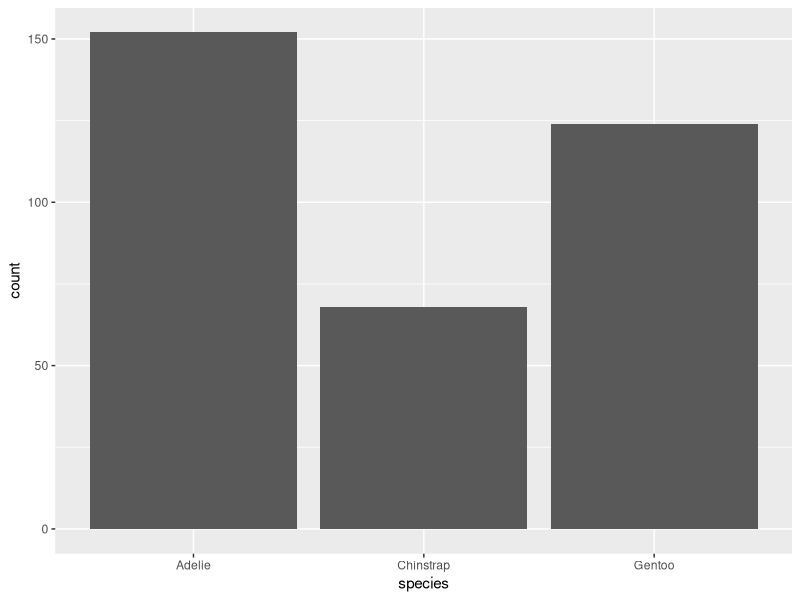
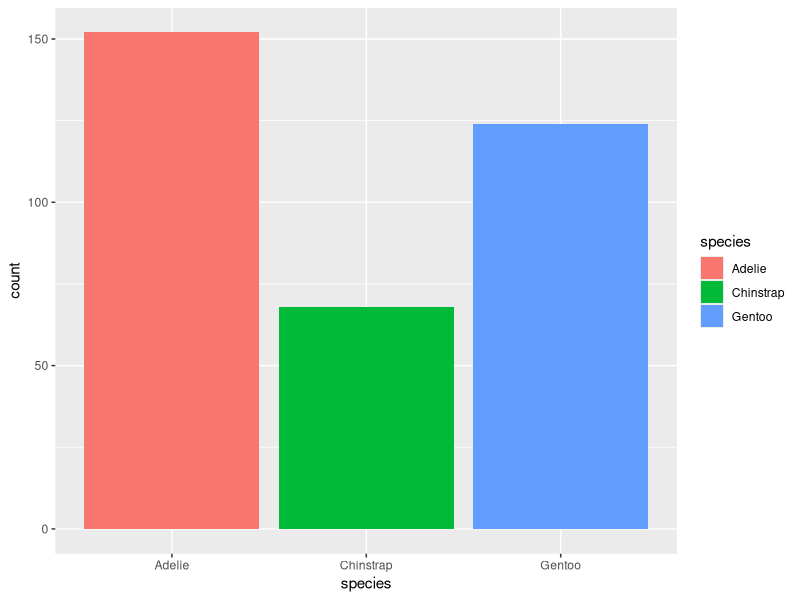
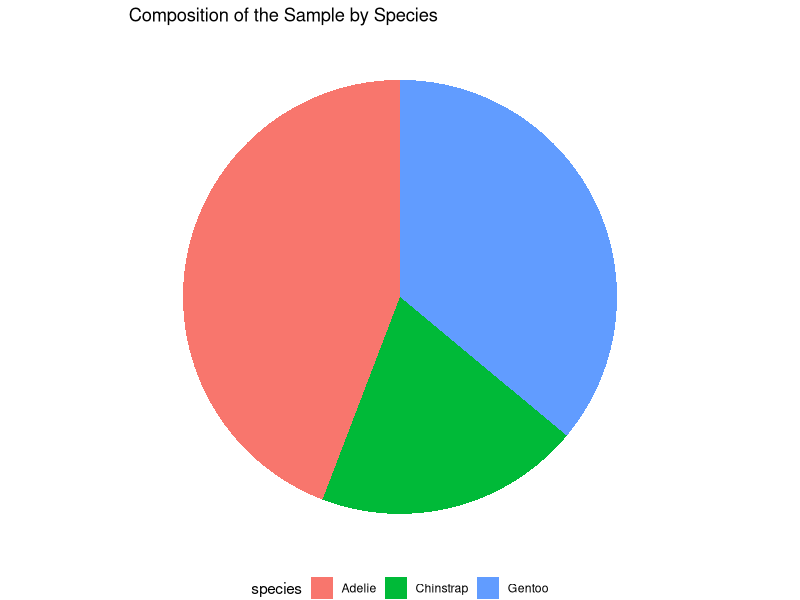
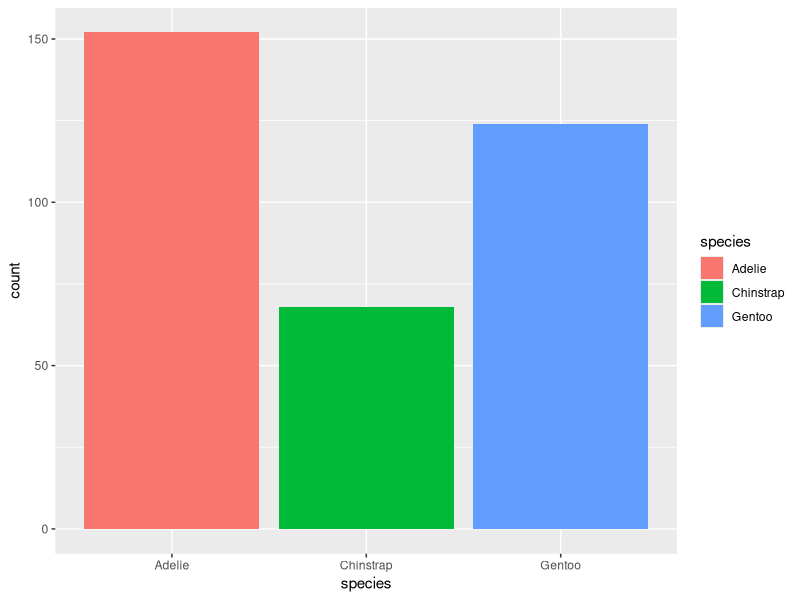
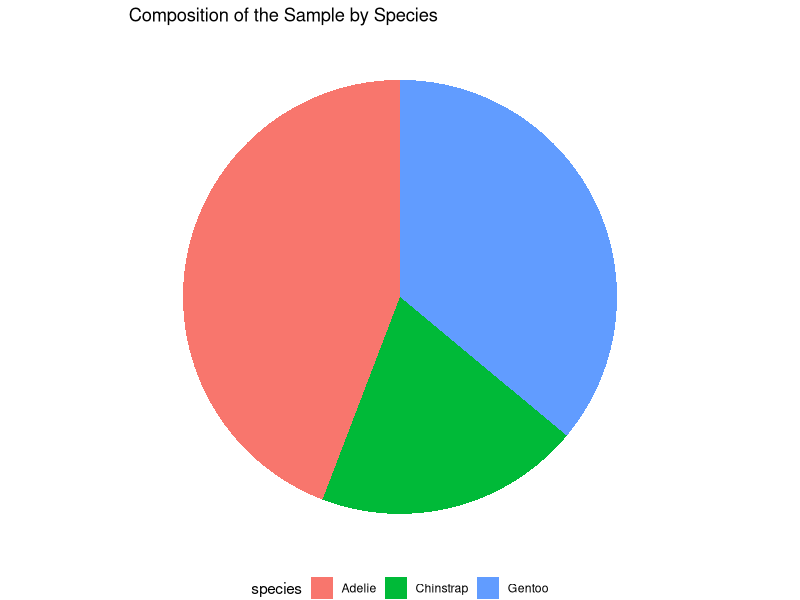
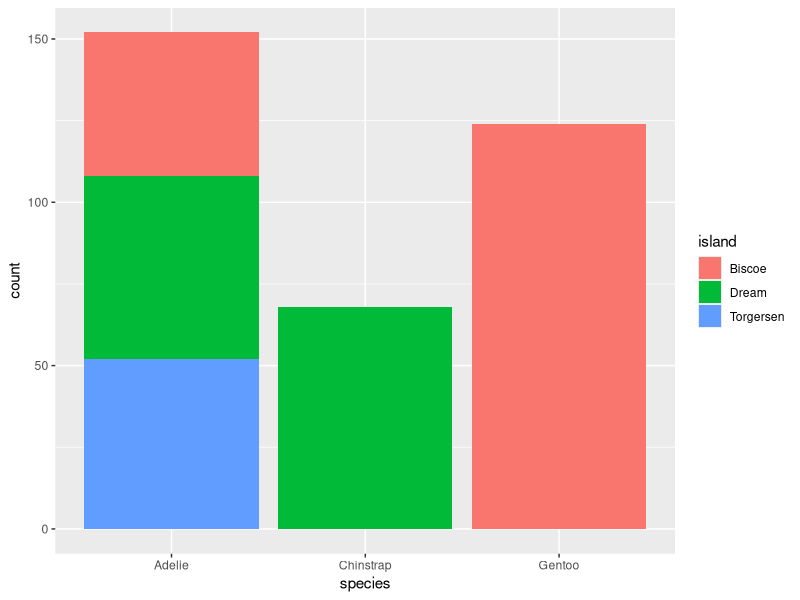
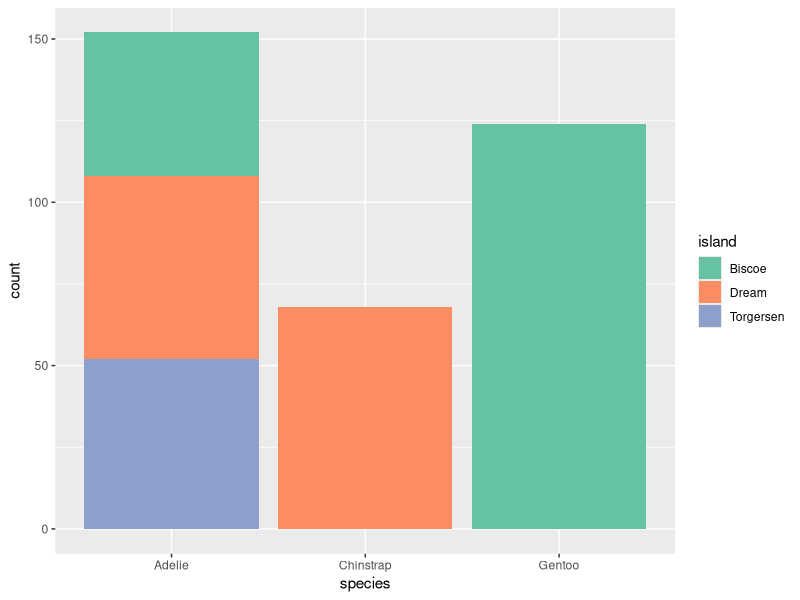
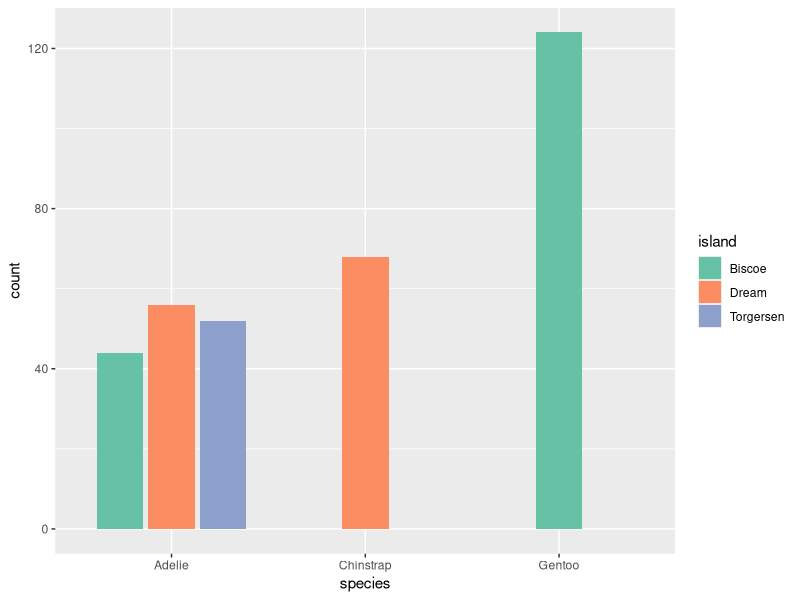

Here is the R script that generated these plots, in order:
## ---- chunk 1
library(palmerpenguins)
data("penguins")
library(dplyr)
penguins <- penguins |>
  select(1, 2, 5, 6)
as.data.frame(penguins) |> knitr::kable()
## ---- chunk 2
as.data.frame(penguins) |> knitr::kable()

## ---- chunk 3
library(ggplot2)
ggplot(penguins, aes(x=species)) + geom_bar()
## ---- chunk 4
library(ggplot2)
p1 <- ggplot(penguins, aes(x=species, fill=species)) + geom_bar()
p1
## ---- chunk 5
#| warning: false
#| message: false
## Pie chart
library(magrittr)
library(tidyverse)
# Remove rows with missing species data
pf <- penguins %>%
  drop_na(species)

# Create the frequency table with counts and percentages
frequency_table <- pf %>%
  count(species) %>%
  mutate(percentage = n / sum(n) * 100)

# Plot pie chart
pie_chart <- ggplot(frequency_table, aes(x = "", y = n, fill = species)) +
  geom_bar(stat = "identity", width = 1) +
  coord_polar("y", start=0) +
  labs(title = "Composition of the Sample by Species") +
  theme_void() +
  theme(legend.position = "bottom")
pie_chart
## ---- chunk 6
p1
## ---- chunk 7
pie_chart
## ---- chunk 8
library(ggplot2)
ggplot(penguins, aes(x=species, fill=island)) + geom_bar() 
## ---- chunk 9
library(ggplot2)
ggplot(penguins, aes(x=species, fill=island)) + geom_bar()  + scale_fill_brewer(palette="Set2")
## ---- chunk 10
library(ggplot2)
ggplot(penguins, aes(x = species, fill = island)) + 
  geom_bar(position = position_dodge2(preserve = "single", width = 0.9), width = 0.8) + 
  scale_fill_brewer(palette = "Set2")

## ---- chunk 11
ggplot(penguins, aes(x = body_mass_g)) + geom_histogram(col="white")

## ---- chunk 12
ggplot(penguins, aes(x = flipper_length_mm)) + geom_histogram(col="white")

## ---- chunk 13
ggplot(penguins, aes(x = flipper_length_mm, y=body_mass_g)) + geom_point()
## ---- chunk 14
# Load required libraries
library(ggplot2)
library(dplyr)

# Function to generate data with a specified correlation
generate_data <- function(r, n = 100) {
  set.seed(0)
  x <- runif(n)
  if (r == 1) {
    y <- x
  } else if (r == -1) {
    y <- -x
  } else if (r == 0) {
    y <- runif(n)
  } else {
    y <- r * x + sqrt(1 - r^2) * runif(n)
  }
  data.frame(x = x, y = y, r = as.factor(r))
}

# List of correlation coefficients to plot
correlation_coefficients <- c(1, -1, 0, 0.8, -0.8, 0.5, -0.5, 0.2, -0.2)

# Generate data for each correlation coefficient
data <- bind_rows(lapply(correlation_coefficients, generate_data))

# Plot using ggplot2
plot <- ggplot(data, aes(x = x, y = y)) +
  geom_point() +
  facet_wrap(~ r, scales = 'free') +
  labs(title = 'Scatter plots with different Pearson correlation coefficients',
       x = 'X', y = 'Y') +
  theme(aspect.ratio = 1)

# Display the plot
print(plot)

## ---- chunk 15
correlation_data <- data.frame(
  r_value = c("r = 1", "1 > r ≥ 0.8", "0.8 > r ≥ 0.4", "0.4 > r > 0", "r = 0", 
              "0 > r ≥ -0.4", "-0.4 > r ≥ -0.8", "-0.8 > r > -1", "r = -1"),
  interpretation = c("Perfect positive linear correlation", 
                     "Strong positive linear correlation", 
                     "Moderate positive linear correlation", 
                     "Weak positive linear correlation", 
                     "No correlation", 
                     "Weak negative linear correlation", 
                     "Moderate negative linear correlation", 
                     "Strong negative linear correlation", 
                     "Perfect negative linear correlation")
)

correlation_data |> knitr::kable()
## ---- chunk 16
ggplot(penguins, aes(x = flipper_length_mm, fill=species)) + geom_histogram(col="white") + facet_wrap(vars(species), ncol=1)
## ---- chunk 17
ggplot(penguins, aes(x = body_mass_g, fill=species)) + geom_histogram(col="white") + facet_wrap(vars(species), ncol=1)
## ---- chunk 18
ggplot(penguins, aes(x = flipper_length_mm, y=body_mass_g, col=species)) + geom_point()
## ---- chunk 19
ggplot(data=penguins)
## ---- chunk 20
ggplot(data=penguins, aes(x=flipper_length_mm, y=body_mass_g))
## ---- chunk 21
ggplot(data=penguins, aes(x=flipper_length_mm, y=body_mass_g)) + geom_point()
## ---- chunk 22
ggplot(data=penguins, aes(x=flipper_length_mm, y=body_mass_g)) + geom_smooth(se=FALSE)
## ---- chunk 23
ggplot(data=penguins, aes(x=flipper_length_mm, y=body_mass_g)) + geom_smooth(se=FALSE) + geom_point()
## ---- chunk 24
ggplot(data=penguins, aes(x=flipper_length_mm, y=body_mass_g)) + geom_smooth(method="lm", se=FALSE)
## ---- chunk 25
ggplot(data=penguins, aes(x=flipper_length_mm, y=body_mass_g)) + geom_smooth(method="lm", se=FALSE) + geom_point()
## ---- chunk 26
ggplot(data=penguins, aes(x=flipper_length_mm, y=body_mass_g, col=species)) + geom_smooth(method="lm", se=FALSE) + geom_point()
## ---- chunk 27
ggplot(data=penguins, aes(x=flipper_length_mm, y=body_mass_g, col=species)) + geom_smooth(method="lm", se=FALSE) + geom_point(size=3)
